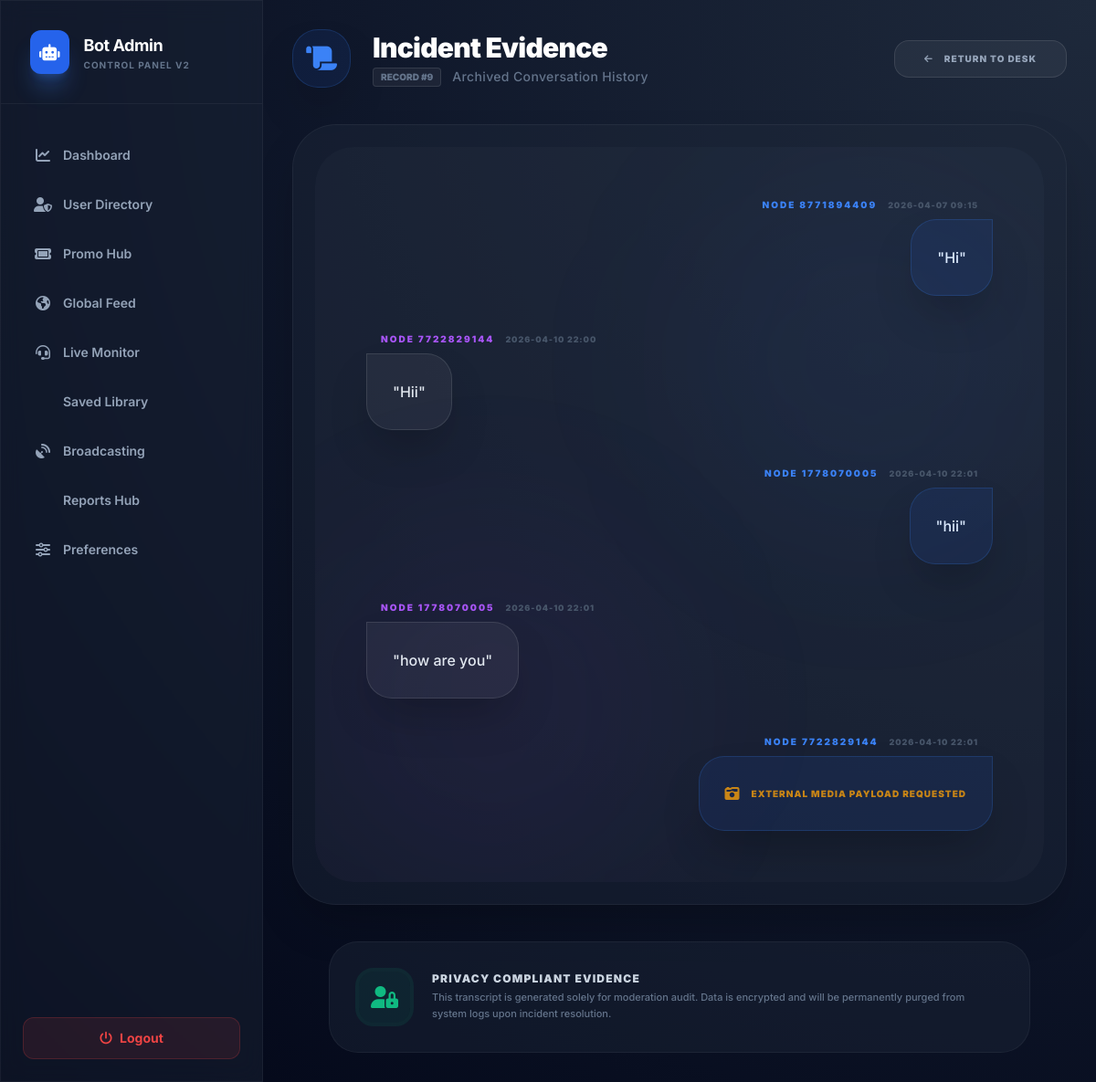
/reports/transcript/9 (signed in), run on the app's committed database.
### tables this page shows
CREATE TABLE messages (
                id INTEGER PRIMARY KEY AUTOINCREMENT,
                chat_id INTEGER NOT NULL,
                sender_id INTEGER NOT NULL,
                message_type TEXT DEFAULT 'text',
                content TEXT DEFAULT '',
                telegram_message_id INTEGER DEFAULT 0,
                created_at INTEGER DEFAULT 0,
                FOREIGN KEY (chat_id) REFERENCES chats(id),
                FOREIGN KEY (sender_id) REFERENCES users(user_id)
            );

### web_admin/app.py (the view)
@app.route('/reports/transcript/<int:chat_id>')
@login_required
def report_transcript(chat_id):
    messages = db.get_chat_history(chat_id)
    if not messages:
        flash('No chat history found for this report.', 'error')
        return redirect(url_for('report_list'))
    return render_template('transcript.html', messages=messages, chat_id=chat_id)

### database.py (called while the page is built)
    def get_chat_history(self, chat_id):
        c = self.conn.cursor()
        c.execute("SELECT * FROM messages WHERE chat_id = ? ORDER BY created_at ASC", (chat_id,))
        return [dict(row) for row in c.fetchall()]

### web_admin/app.py (called while the page is built)
@app.template_filter('datetime')
def format_datetime(value):
    return time.strftime('%Y-%m-%d %H:%M', time.localtime(value))

def login_required(f):
    @wraps(f)
    def decorated_function(*args, **kwargs):
        if not session.get('logged_in'):
            return redirect(url_for('login', next=request.url))
        return f(*args, **kwargs)
    return decorated_function

### web_admin/templates/transcript.html
{% extends "layout.html" %}
{% block content %}
<div class="fade-in max-w-5xl mx-auto space-y-10">
    <div class="flex flex-col md:flex-row md:items-center justify-between gap-6">
        <div class="flex items-center gap-6">
            <div class="w-16 h-16 bg-blue-600/10 rounded-[28px] flex items-center justify-center text-blue-500 text-3xl border border-blue-500/20 shadow-2xl">
                <i class="fa-solid fa-scroll"></i>
            </div>
            <div>
                <h2 class="text-3xl font-black text-white tracking-tight">Incident Evidence</h2>
                <div class="flex items-center gap-3 mt-1">
                    <span class="bg-white/5 border border-white/10 px-2 py-0.5 rounded text-[10px] font-black uppercase text-slate-500">Record #{{ chat_id }}</span>
                    <span class="text-slate-500 text-sm font-medium tracking-wide">Archived Conversation History</span>
                </div>
            </div>
        </div>
        <a href="{{ url_for('report_list') }}" class="px-8 py-3 bg-white/5 hover:bg-white/10 rounded-2xl text-[10px] font-black uppercase tracking-widest text-slate-400 hover:text-white transition-all border border-white/10 flex items-center gap-3 group">
            <i class="fa-solid fa-arrow-left group-hover:-translate-x-1 transition-transform"></i>
            Return to Desk
        </a>
    </div>
    <div class="glass rounded-[48px] border border-white/5 shadow-2xl p-4 md:p-6">
        <div class="bg-white/[0.02] rounded-[42px] p-8 md:p-14 space-y-10 relative overflow-hidden">
            {% for msg in messages %}
            <div class="flex flex-col {{ 'items-end' if loop.index0 % 2 == 0 else 'items-start' }} relative z-10">
                <div class="flex items-center gap-3 mb-2 px-4">
                    <span class="text-[10px] font-black uppercase tracking-[0.2em] {{ 'text-blue-500' if loop.index0 % 2 == 0 else 'text-purple-500' }}">
                        {{ msg.sender_name or 'Node ' ~ msg.sender_id }}
                    </span>
                    <span class="text-[9px] text-slate-600 font-black tracking-widest uppercase">{{ msg.created_at | datetime }}</span>
                </div>
                <div class="max-w-[75%] rounded-[28px] p-7 shadow-2xl relative group-hover:scale-[1.02] transition-transform duration-500 {{ 'bg-blue-600/10 border border-blue-500/20 text-blue-100 rounded-tr-none' if loop.index0 % 2 == 0 else 'bg-white/5 border border-white/10 text-slate-200 rounded-tl-none' }}">
                    {% if msg.message_type == 'text' %}
                        <p class="whitespace-pre-wrap leading-relaxed font-medium text-base">"{{ msg.content }}"</p>
                    {% elif msg.message_type == 'sticker' %}
                        <div class="flex items-center gap-3 text-slate-500 italic font-bold text-sm">
                            <i class="fa-solid fa-note-sticky text-lg opacity-50"></i>
                            <span>Sent specialized visual assets (Sticker)</span>
                        </div>
                    {% elif msg.message_type == 'media_request' %}
                        <div class="flex items-center gap-3 text-amber-500/80 font-black uppercase tracking-widest text-[10px]">
                            <i class="fa-solid fa-camera-retro text-base"></i>
                            <span>External Media Payload Requested</span>
                        </div>
                    {% else %}
                        <p class="italic text-slate-500 text-sm font-bold uppercase tracking-widest">[{{ msg.message_type }} System Update]</p>
                    {% endif %}
                </div>
            </div>
            {% endfor %}
            <div class="absolute top-0 right-0 w-96 h-96 bg-blue-600/5 rounded-full blur-[100px] pointer-events-none"></div>
            <div class="absolute bottom-0 left-0 w-96 h-96 bg-purple-600/5 rounded-full blur-[100px] pointer-events-none"></div>
        </div>
    </div>
    <div class="max-w-3xl mx-auto">
        <div class="glass p-8 rounded-[32px] border border-white/5 flex flex-col md:flex-row items-center gap-6 text-center md:text-left">
            <div class="w-14 h-14 bg-emerald-600/10 rounded-2xl flex items-center justify-center text-emerald-500 text-2xl shrink-0 outline outline-4 outline-emerald-500/10">
                <i class="fa-solid fa-user-lock"></i>
            </div>
            <div>
                <h6 class="text-xs font-black uppercase tracking-widest text-slate-300 mb-1">Privacy Compliant Evidence</h6>
                <p class="text-[11px] text-slate-500 leading-relaxed font-medium">This transcript is generated solely for moderation audit. Data is encrypted and will be permanently purged from system logs upon incident resolution.</p>
            </div>
        </div>
    </div>
</div>
{% endblock %}

### web_admin/templates/layout.html (style rules this page uses)
body { background: radial-gradient(circle at top right, #1e293b, #0f172a, #020617); color: #f8fafc; font-family: 'Inter', sans-serif; }
.glass { background: rgba(30, 41, 59, 0.4); backdrop-filter: blur(12px); border: 1px solid rgba(255, 255, 255, 0.05); }
.fade-in { animation: fadeIn 0.4s ease-out forwards; }

### data on the page
messages: sender "NODE 8771894409", created_at "2026-04-07 09:15", content "Hi"
messages: sender "NODE 7722829144", created_at "2026-04-10 22:00", content "Hii"
messages: sender "NODE 1778070005", created_at "2026-04-10 22:01", content "hii"
messages: sender "NODE 1778070005", created_at "2026-04-10 22:01", content "how are you"
messages: sender "NODE 7722829144", created_at "2026-04-10 22:01", message_type "media_request" (drawn)

### other printed values
{{ chat_id }} "9"
